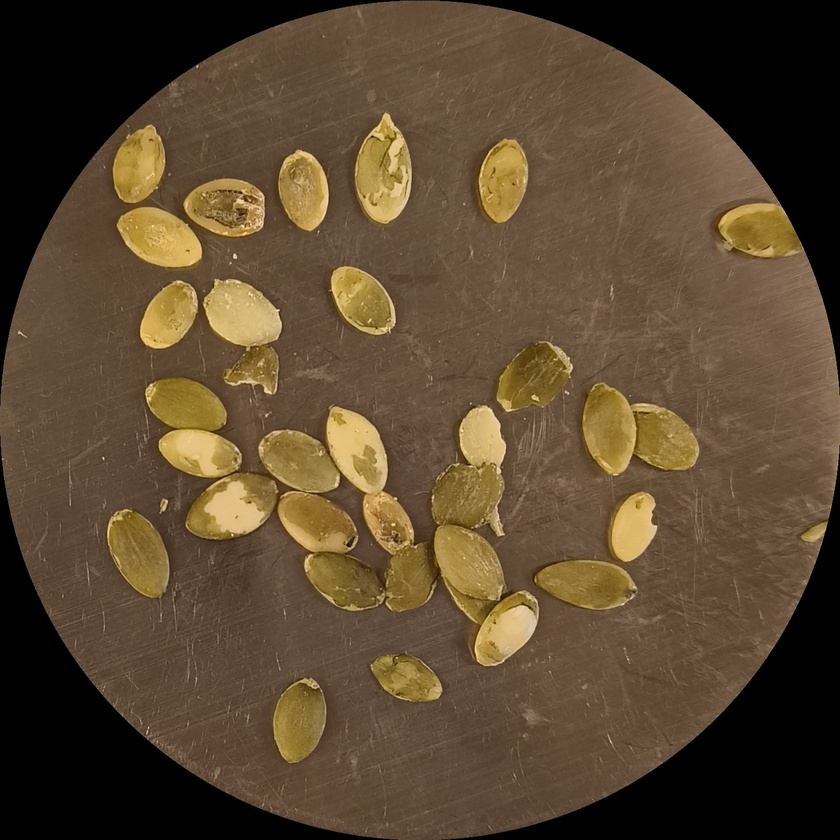
#> input picture data/images/pumpkin_0004.jpg, 840 x 840 px, shrunk from 1467 x 1468 before the run
$ python -i segmentation.py   (imports and definitions only)
#> lines starting #> are read from the running program, lines starting #| are printed output that depends on the picture; after the words box and inside, x2 and y2 are one past the last pixel; in counts of white or black regions, pixels touching at a corner belong together
#> further down, picture is the input picture: shape (840, 840, 3); mean B, G, R 48.3, 71, 89.6
import cv2
import numpy as np


def segment_image(image, pipeline: int = 0):
    """
    pipeline=0 -> kernel 15x15 (pipeline A)
    pipeline=1 -> kernel 11x11 (pipeline B)
    """
#> called with pipeline = 0
    #Converte para HSV
    image = cv2.cvtColor(image, cv2.COLOR_BGR2HSV)
#> image: shape (840, 840, 3); mean H, S, V 13.4, 95.9, 89.6

    #Aplica median blur para retirar os arranhados do fundo
    image = cv2.medianBlur(image, 7)
#> image: shape (840, 840, 3); mean H, S, V 12.7, 95.3, 89.2

    #Transforma em imagem binária definindo um valor mínimo para H e V
    low_limit = np.array([18, 0, 100])
    high_limit = np.array([255, 255, 255])
    image = cv2.inRange(image, low_limit, high_limit)
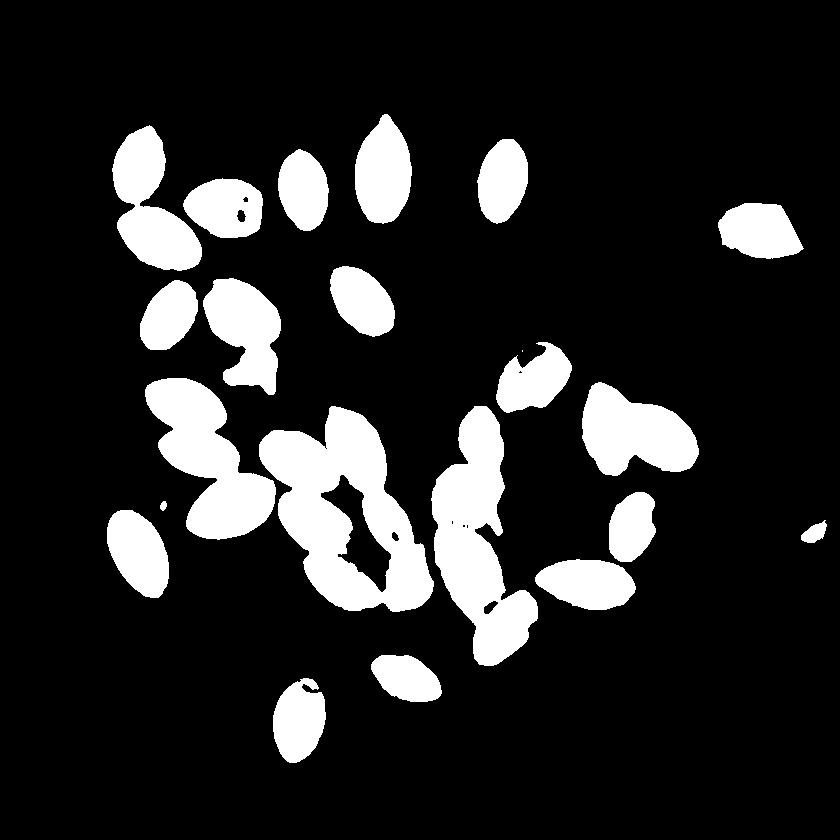
#> image: shape (840, 840); 15.2% white; 22 white regions (1 under 20 px), largest, box (x1, y1, x2, y2) and area: (259, 406, 434, 612) 18674, (431, 406, 538, 666) 14063, (145, 378, 276, 540) 10792

    if pipeline == 0:
        kernel_size = (15, 15)
    elif pipeline == 1:
        kernel_size = (11, 11)
    else:
        raise ValueError("pipeline deve ser 0 (pipeline A) ou 1 (pipeline B)")

    #Aplica morfologia para reduzir os ruídos restantes
    image = cv2.morphologyEx(image, cv2.MORPH_OPEN, np.ones(kernel_size, dtype=np.uint8))
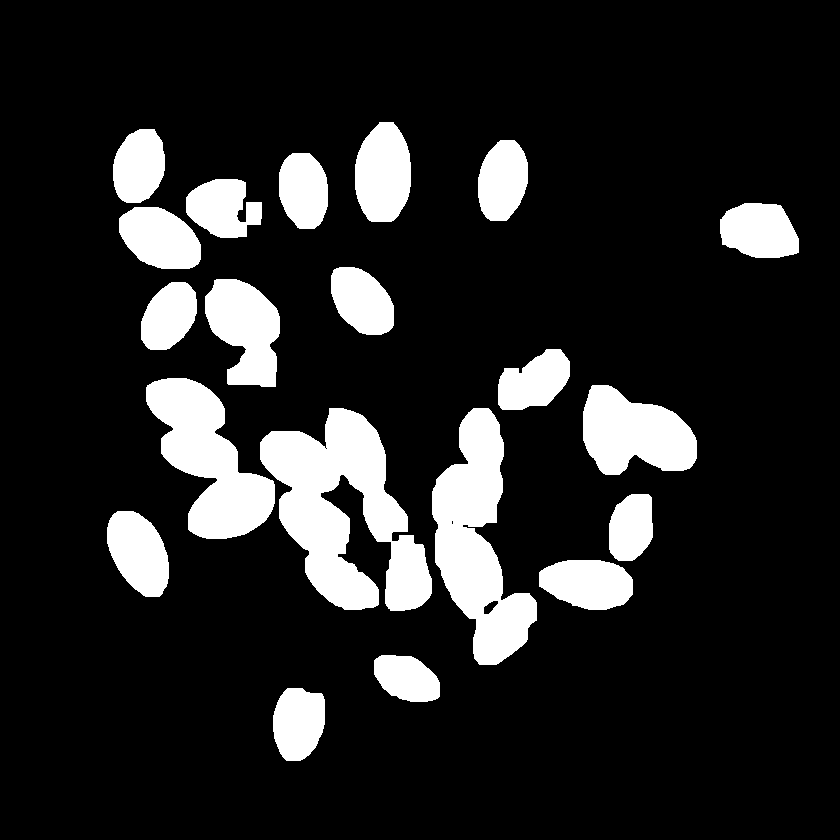
#> image: shape (840, 840); 14.8% white; 20 white regions, largest, box (x1, y1, x2, y2) and area: (260, 408, 432, 611) 18246, (432, 408, 537, 665) 13734, (146, 378, 275, 539) 10682
    return image

>>> import cv2
>>> picture = cv2.imread('../../data/images/pumpkin_0004.jpg')
>>> result = segment_image(picture)

$ run again, on data/images/pumpkin_0005.jpg
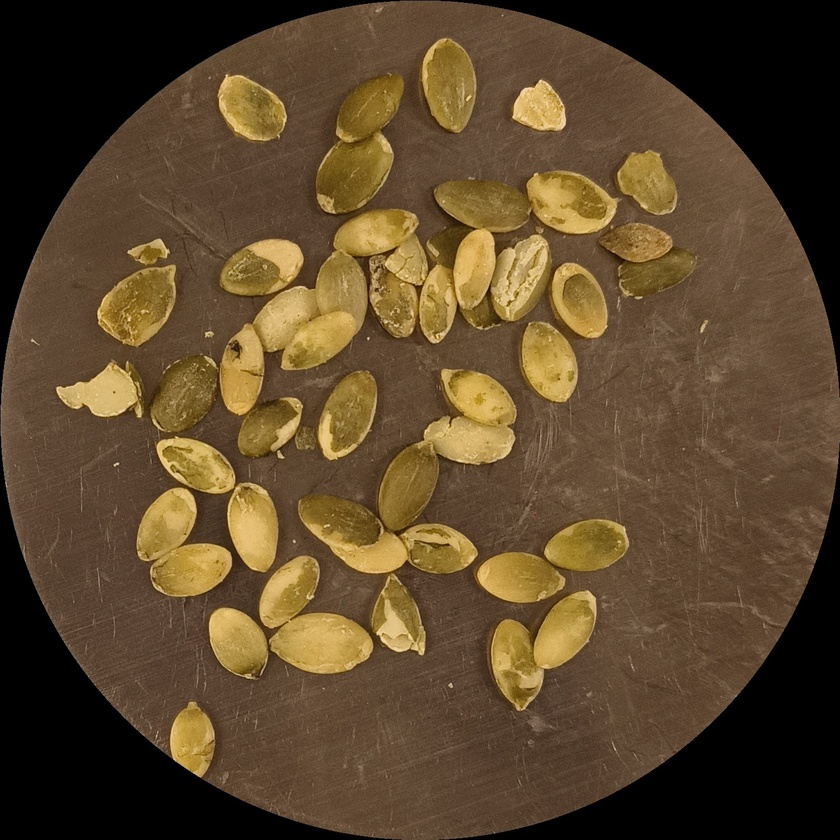
#> input picture data/images/pumpkin_0005.jpg, 840 x 840 px, shrunk from 1483 x 1483 before the run
#> picture is the input picture: shape (840, 840, 3); mean B, G, R 43.4, 70.5, 91
#> in segment_image, `image = cv2.inRange(image, low_limit, high_limit)`:
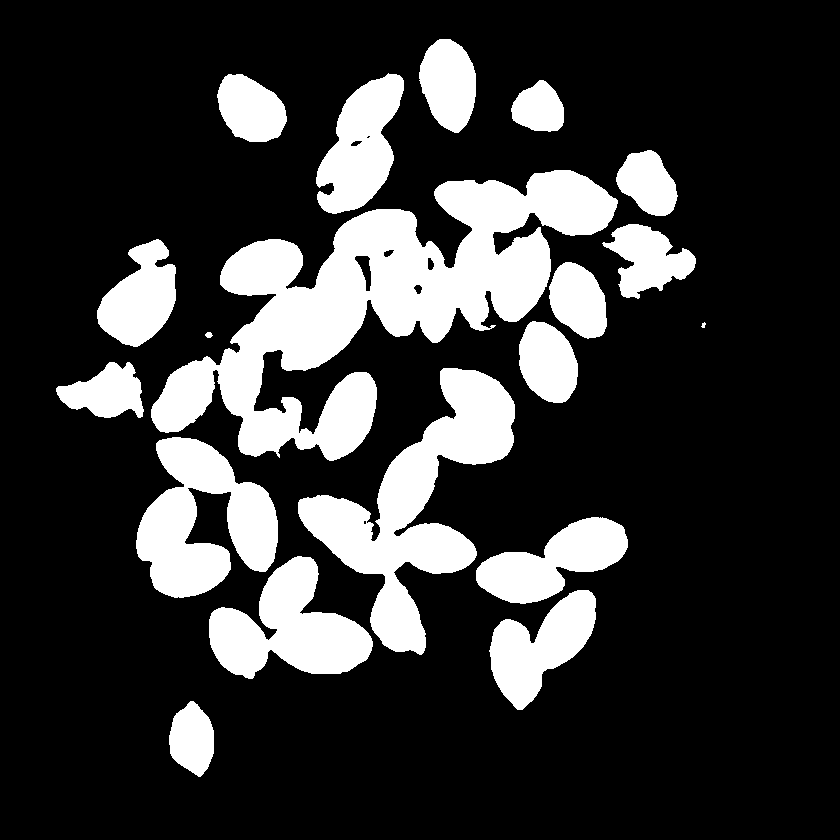
#> image: shape (840, 840); 21.3% white; 19 white regions (1 under 20 px), largest, box (x1, y1, x2, y2) and area: (151, 170, 618, 461) 50128, (298, 368, 515, 655) 21129, (136, 437, 278, 598) 13215
#> in segment_image, `image = cv2.morphologyEx(image, cv2.MORPH_OPEN, np.ones(kernel_size, d..`:
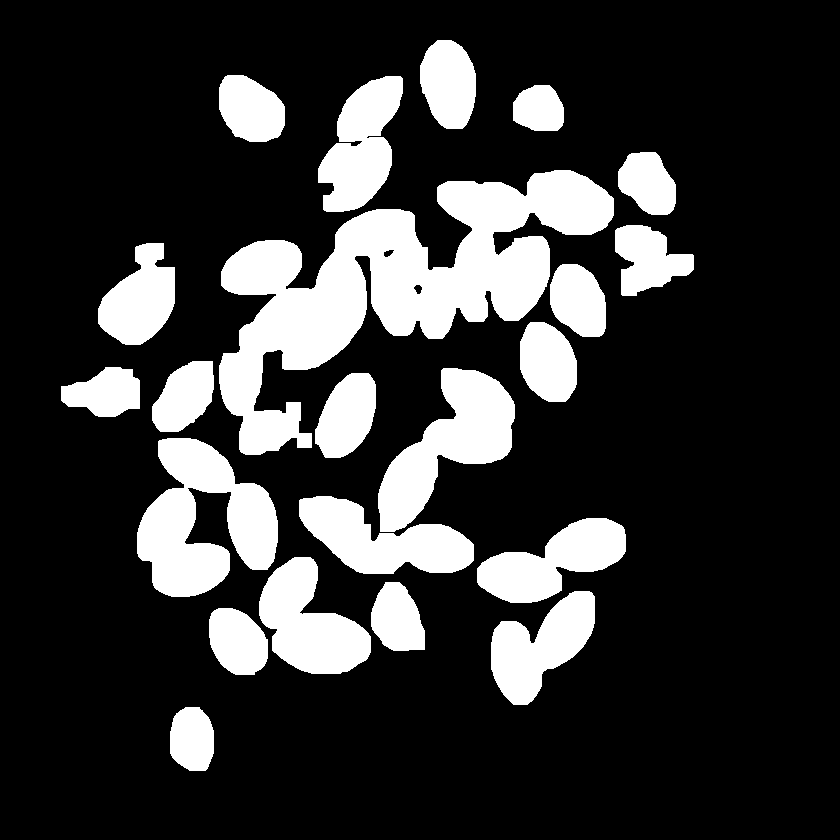
#> image: shape (840, 840); 20.7% white; 22 white regions, largest, box (x1, y1, x2, y2) and area: (219, 170, 614, 455) 41854, (137, 438, 278, 597) 13071, (378, 368, 515, 532) 10116

$ run again, on data/images/pumpkin_0009.jpg
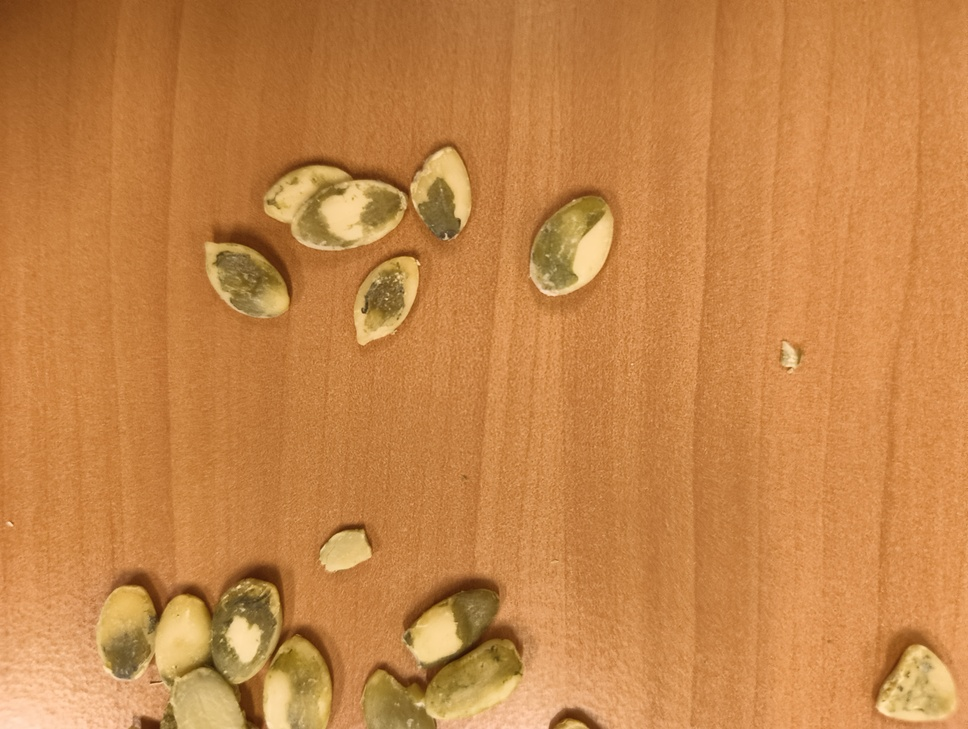
#> input picture data/images/pumpkin_0009.jpg, 968 x 729 px, shrunk from 4080 x 3072 before the run
#> picture is the input picture: shape (729, 968, 3); mean B, G, R 71.3, 132.4, 197.2
#> in segment_image, `image = cv2.inRange(image, low_limit, high_limit)`:
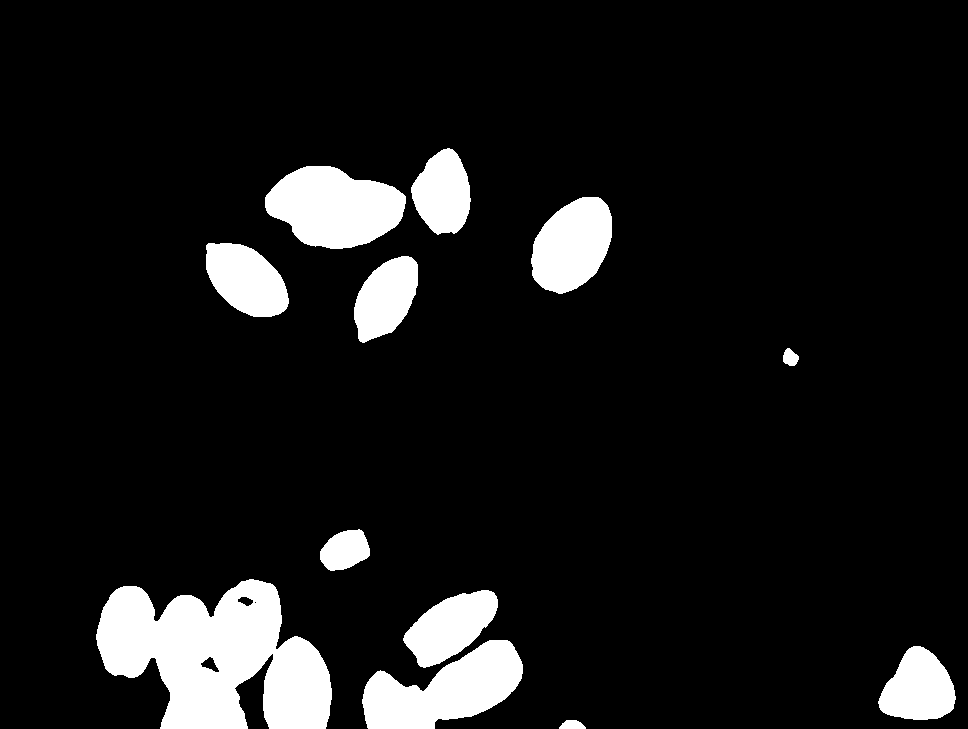
#> image: shape (729, 968); 9.6% white; 12 white regions, largest, box (x1, y1, x2, y2) and area: (96, 579, 332, 729) 23129, (362, 640, 523, 729) 8392, (265, 166, 406, 249) 8330
#> in segment_image, `image = cv2.morphologyEx(image, cv2.MORPH_OPEN, np.ones(kernel_size, d..`:
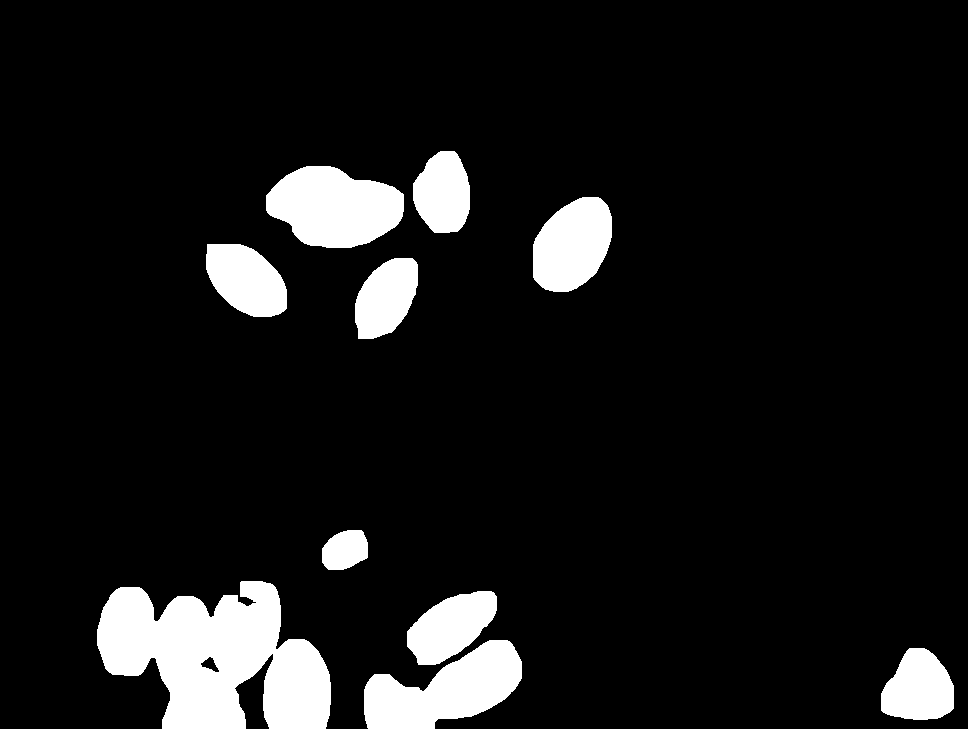
#> image: shape (729, 968); 9.4% white; 10 white regions, largest, box (x1, y1, x2, y2) and area: (97, 581, 331, 729) 22864, (364, 640, 522, 729) 8310, (266, 166, 404, 248) 8283

$ run again, on data/images/pumpkin_0010.jpg
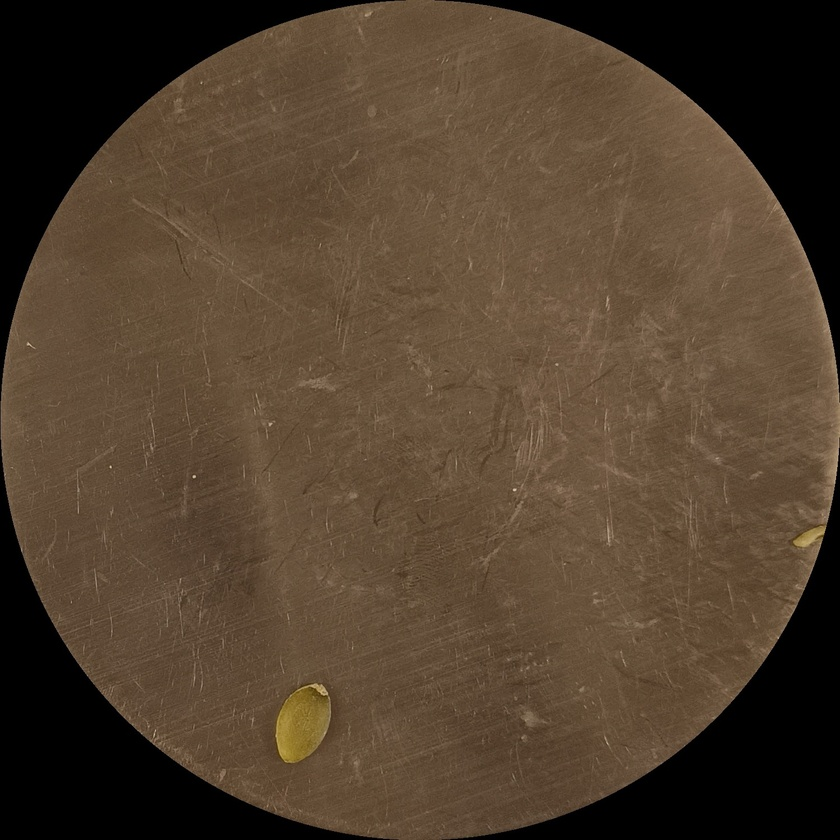
#> input picture data/images/pumpkin_0010.jpg, 840 x 840 px, shrunk from 1501 x 1500 before the run
#> picture is the input picture: shape (840, 840, 3); mean B, G, R 46.2, 63.8, 80.9
#> in segment_image, `image = cv2.inRange(image, low_limit, high_limit)`:
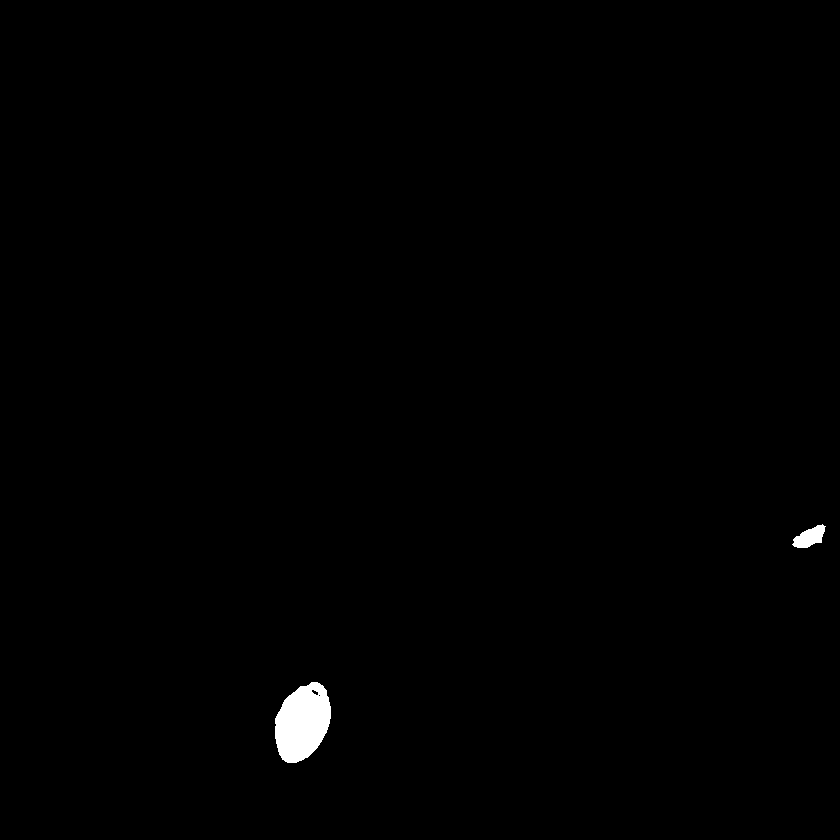
#> image: shape (840, 840); 0.54% white; 2 white regions, box (x1, y1, x2, y2) and area: (275, 682, 331, 763) 3333, (792, 524, 826, 548) 474
